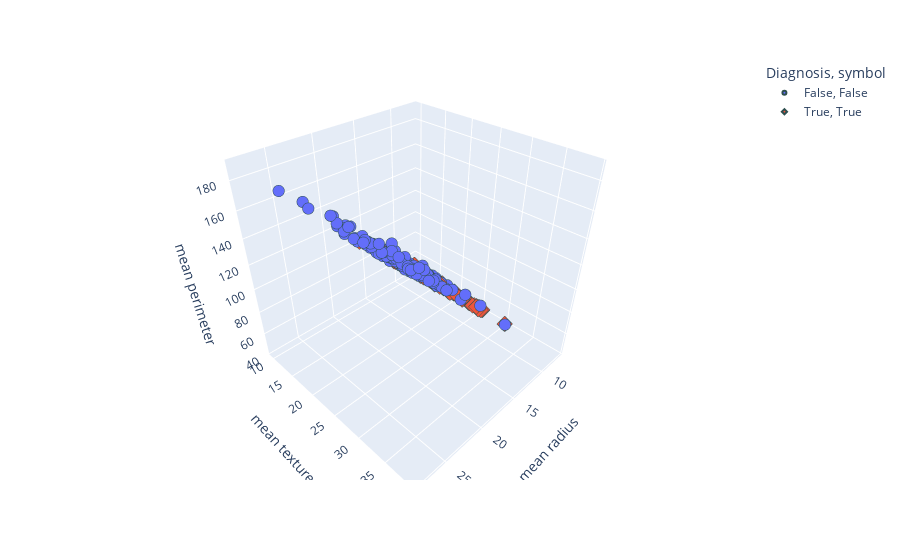

Notebook source saved alongside this figure:
### Code cell
produce_scatter_plot(breast_cancer_inputs,
                     breast_cancer_outputs,
                     ['mean radius','mean texture', 'mean perimeter'])

### Figure 1 — Plotly figure (JSON) as saved in the notebook; plotly's stock layout.template omitted (floating-point values rounded to 4 significant figures; data arrays with more than 128 entries replaced by an {"elided": "..."} marker saying what was removed)
{"data": [{"hovertemplate": "Diagnosis=False<br>symbol=False<br>mean radius=%{x}<br>mean texture=%{y}<br>mean perimeter=%{z}<extra></extra>", "legendgroup": "False, False", "marker": {"color": "#636efa", "line": {"color": "DarkSlateGrey", "width": 2}, "size": 4, "symbol": "circle"}, "mode": "markers", "name": "False, False", "scene": "scene", "showlegend": true, "type": "scatter3d", "x": {"elided": "212 float values"}, "y": {"elided": "212 float values"}, "z": {"elided": "212 float values"}}, {"hovertemplate": "Diagnosis=True<br>symbol=True<br>mean radius=%{x}<br>mean texture=%{y}<br>mean perimeter=%{z}<extra></extra>", "legendgroup": "True, True", "marker": {"color": "#EF553B", "line": {"color": "DarkSlateGrey", "width": 2}, "size": 4, "symbol": "diamond"}, "mode": "markers", "name": "True, True", "scene": "scene", "showlegend": true, "type": "scatter3d", "x": {"elided": "357 float values"}, "y": {"elided": "357 float values"}, "z": {"elided": "357 float values"}}], "layout": {"legend": {"title": {"text": "Diagnosis, symbol"}, "tracegroupgap": 0}, "margin": {"t": 60}, "scene": {"domain": {"x": [0, 1], "y": [0, 1]}, "xaxis": {"title": {"text": "mean radius"}}, "yaxis": {"title": {"text": "mean texture"}}, "zaxis": {"title": {"text": "mean perimeter"}}}}}
